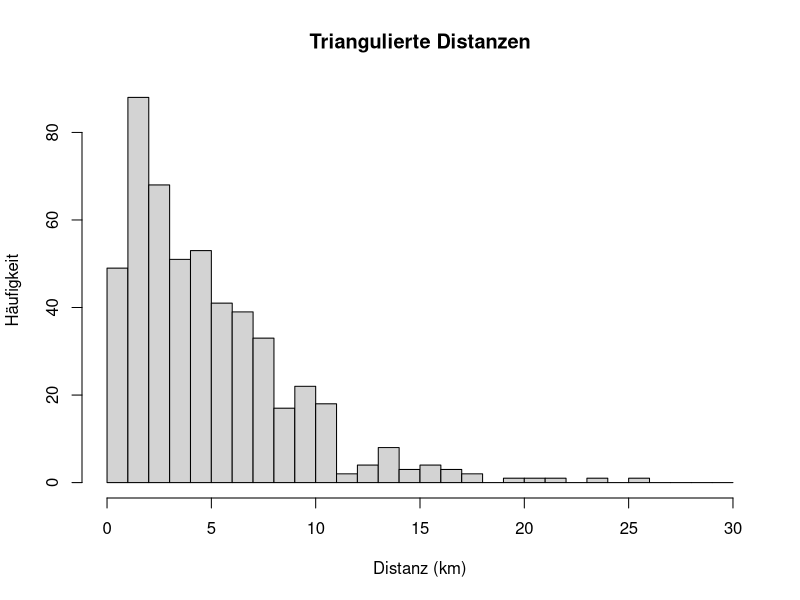

Recreate this plot in R.
## ---- chunk 1
l<-c(41352, 14586, 16399, 16588, 20102, 3555, 63906, 39984, 15652, 1211, 1388, 1414, 177, 1507, 1133, 2029, 7534, 9479, 23142, 32011, 4775, 36646, 4840, 4120, 2700, 1715, 1210, 13519, 13189, 9833, 9207, 6280, 8860, 10465, 12752, 7392, 3272, 6622, 262, 6520, 632, 6321, 291, 6311, 9272, 9748, 538, 10204, 2843, 12703, 4565, 1796, 3461, 2728, 2797, 5279, 7192, 10383, 15857, 4295, 3119, 3666, 1281, 2147, 2658, 1570, 4220, 36006, 39529, 25492, 15657, 10280, 5918, 7031, 4943, 10154, 30179, 17065, 13353, 3720, 11239, 3835, 9446, 8588, 2360, 3314, 4654, 2248, 6754, 9171, 7765, 1726, 829, 851, 1788, 2851, 2663, 3022, 4404, 3300, 3626, 2513, 522, 2532, 4252, 4341, 19411, 8548, 14284, 4703, 12520, 9635, 5142, 843, 4409, 3286, 1281, 488, 1595, 2606, 3518, 1323, 1091, 659, 4019, 961, 4278, 2990, 5978, 3973, 6725, 4765, 5760, 4918, 8307, 7940, 6587, 8467, 7648, 1252, 8154, 4615, 4411, 5500, 4104, 4086, 891, 664, 385, 484, 7774, 7566, 4420, 2863, 1749, 1910, 1360, 1702, 2830, 2863, 3618, 3231, 1464, 2863, 3476, 1845, 4246, 6046, 5371, 390, 1217, 1577, 444, 1994, 10461, 8818, 5185, 8668, 15709, 9693, 21714, 17117, 14993, 2236, 657, 2798, 6247, 5360, 6909, 10895, 5702, 7492, 9708, 10725, 9794, 5563, 1201, 16120, 13456, 13150, 6976, 10394, 8997, 8193, 3776, 1503, 3069, 2314, 7563, 2589, 7120, 3788, 7466, 7736, 6537, 6166, 4782, 1963, 491, 5091, 5068, 4921, 2425, 682, 1902, 1330, 1677, 1746, 1426, 1883, 2890, 3043, 4154, 4531, 2292, 2464, 1891, 8023, 3982, 8591, 8881, 6476, 5210, 4007, 3794, 354, 4840, 3164, 7282, 7729, 9181, 4917, 7022, 4893, 8480, 6483, 5480, 6507, 6524, 1150, 1558, 1261, 1916, 1724, 885, 2823, 2760, 2960, 1820, 1544, 398, 1261, 771, 1091, 1000, 158, 901, 2531, 2314, 1705, 1714, 1511, 3301, 1253, 2990, 6158, 6922, 6482, 5592, 6973, 4718, 7749, 4074, 5752, 6622, 1886, 7213, 8726, 9984, 4452, 3080, 1628, 1871, 3742, 3122, 2390, 963, 2906, 793, 3197, 9626, 9217, 10980, 2427, 1541, 2588, 2179, 460, 2085, 1972, 2434, 2956, 1216, 1589, 2013, 2261, 451, 5986, 5986, 6168, 5434, 6262, 3723, 7012, 13473, 13865, 10396, 9361, 1603, 803, 2400, 13384, 12950, 11460, 2581, 6906, 6407, 9436, 9517, 5947, 7560, 2957, 6926, 4013, 3226, 5236, 5494, 7034, 3446, 3633, 3851, 5569, 6407, 6855, 7499, 7257, 6450, 6240, 1855, 5934, 2786, 4596, 3392, 3169, 707, 2786, 5330, 5200, 3344, 5658, 2757, 5187, 6524, 5911, 2460, 3776, 3677, 211, 2458, 2621, 5283, 4208, 840, 5440, 5871, 6673, 6154, 2234, 1151, 1162, 1931, 1565, 5508, 738, 2269, 269, 2350, 1039, 3189, 4466, 3732, 2734, 4059, 10311, 10045, 2445, 9202, 8801, 954, 1273, 1486, 1520, 10237, 10364, 7728, 7050, 1704, 1106, 1032, 2842, 1162, 1272, 873, 1436, 6972, 4621, 10610, 7422, 10132, 10322, 9020, 7142, 2764, 637, 2227, 4645, 3790, 9418, 7008, 9380, 7424, 4584, 1722, 3018, 1718, 5714, 4817, 3204, 5728, 6759, 4395, 4373, 1118, 3816, 711, 3972, 6080, 4074, 5168, 2398, 3259, 2959, 891, 1115, 1938, 1350, 3250, 3154, 3118, 955, 2745, 1632, 2830, 2740, 2623, 559, 1769, 7404, 7564, 303, 8915, 4829, 1347, 2181, 1230, 1605, 3057, 4334, 5344, 2026, 4792, 1562, 4301, 1443, 4828, 572, 5153, 5806, 7086, 6783, 5940, 4812, 939, 1948, 1161, 1097, 206, 4313)
## ---- chunk 2
hist((l/1000)[l<30000], breaks=seq(0,30,1), 
     main='Triangulierte Distanzen', xlab = 'Distanz (km)', ylab = 'Häufigkeit') 
